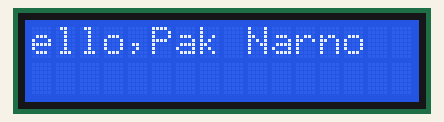
Simulated run of this sketch. Board: Arduino Uno, built with avr-gcc and run on an emulated ATmega328P. On the bench: 16×2 character LCD.

Above: at 1.29 s.
At 2.35 s:
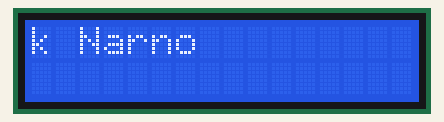
At 3.4 s:
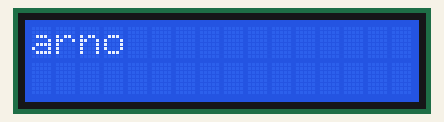
At 5.51 s:
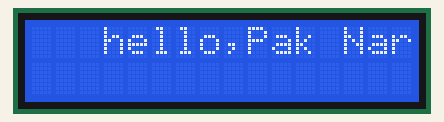
At 7.63 s:
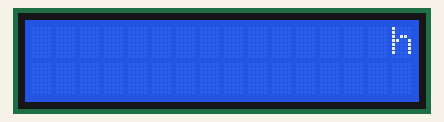
At 9.9 s:
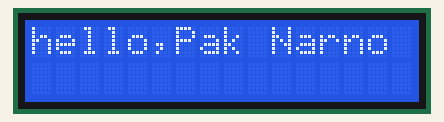

The sketch:

PraktikTampilanLCDBerjalan.ino
```cpp
#include <Wire.h>
#include <LiquidCrystal_I2C.h>

LiquidCrystal_I2C lcd(0x27,16,2);  // asumsi LCD 16x2, sesuaikan jika berbeda

void setup() {
  lcd.init();                      // inisialisasi LCD
  lcd.backlight();                 // nyalakan lampu latar LCD
  lcd.begin(16, 2);                // set up the LCD 16x2
  lcd.print("hello,Pak Narno");      // print a message to the LCD
  delay(1000);
}

void loop() {
  lcd.begin(16, 2);                // set up the LCD 16x2
  lcd.print("hello,Pak Narno");      // print a message to the LCD
  // scroll 13 positions (string length) to the left to move it offscreen left:
  for (int positionCounter = 0; positionCounter < 13; positionCounter++) {
    lcd.scrollDisplayLeft();       // scroll one position left
    delay(150);                    // wait a bit
  }

  // scroll 29 positions (string length + display length) to the right to move it offscreen right:
  for (int positionCounter = 0; positionCounter < 29; positionCounter++) {
    lcd.scrollDisplayRight();      // scroll one position right
    delay(150);                    // wait a bit
  }

  // scroll 16 positions (display length + string length) to the left to move it back to center:
  for (int positionCounter = 0; positionCounter < 16; positionCounter++) {
    lcd.scrollDisplayLeft();       // scroll one position left
    delay(150);                    // wait a bit
  }

  delay(1000);                      // delay at the end of the full loop
}
```

Measured:
- by itself, everything shown: repeats every 9.8 s, in 58 steps
- what the display in image 5 shows lasts 1.2 s, from 9.8 s to 11.0 s
